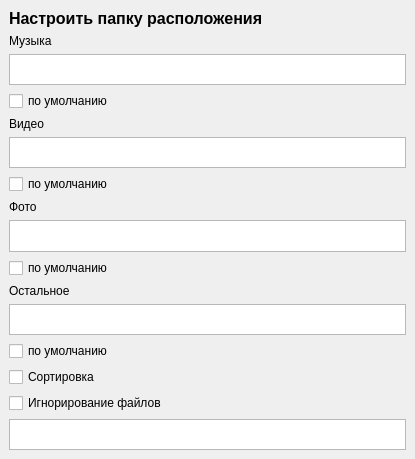
<?xml version="1.0" encoding="UTF-8"?>
<ui version="4.0">
 <class>MainWindow</class>
 <widget class="QMainWindow" name="MainWindow">
  <property name="geometry">
   <rect>
    <x>0</x>
    <y>0</y>
    <width>415</width>
    <height>459</height>
   </rect>
  </property>
  <property name="windowTitle">
   <string>MainWindow</string>
  </property>
  <widget class="QWidget" name="centralwidget">
   <layout class="QVBoxLayout" name="verticalLayout">
    <item>
     <widget class="QLabel" name="label">
      <property name="font">
       <font>
        <family>Helvetica</family>
        <pointsize>12</pointsize>
        <weight>75</weight>
        <italic>false</italic>
        <bold>true</bold>
       </font>
      </property>
      <property name="text">
       <string>Настроить папку расположения</string>
      </property>
     </widget>
    </item>
    <item>
     <widget class="QLabel" name="label_2">
      <property name="font">
       <font>
        <family>Helvetica</family>
        <pointsize>9</pointsize>
       </font>
      </property>
      <property name="text">
       <string>Музыка</string>
      </property>
     </widget>
    </item>
    <item>
     <widget class="QTextEdit" name="textEdit_6">
      <property name="minimumSize">
       <size>
        <width>389</width>
        <height>27</height>
       </size>
      </property>
     </widget>
    </item>
    <item>
     <widget class="QCheckBox" name="checkBox_3">
      <property name="font">
       <font>
        <family>Helvetica</family>
       </font>
      </property>
      <property name="text">
       <string>по умолчанию</string>
      </property>
     </widget>
    </item>
    <item>
     <widget class="QLabel" name="label_3">
      <property name="font">
       <font>
        <family>Helvetica</family>
        <pointsize>9</pointsize>
       </font>
      </property>
      <property name="text">
       <string>Видео</string>
      </property>
     </widget>
    </item>
    <item>
     <widget class="QTextEdit" name="textEdit_7">
      <property name="minimumSize">
       <size>
        <width>389</width>
        <height>27</height>
       </size>
      </property>
     </widget>
    </item>
    <item>
     <widget class="QCheckBox" name="checkBox">
      <property name="font">
       <font>
        <family>Helvetica</family>
       </font>
      </property>
      <property name="text">
       <string>по умолчанию</string>
      </property>
     </widget>
    </item>
    <item>
     <widget class="QLabel" name="label_4">
      <property name="font">
       <font>
        <family>Helvetica</family>
        <pointsize>9</pointsize>
       </font>
      </property>
      <property name="text">
       <string>Фото</string>
      </property>
     </widget>
    </item>
    <item>
     <widget class="QTextEdit" name="textEdit_8">
      <property name="minimumSize">
       <size>
        <width>389</width>
        <height>27</height>
       </size>
      </property>
      <property name="toolTipDuration">
       <number>-1</number>
      </property>
     </widget>
    </item>
    <item>
     <widget class="QCheckBox" name="checkBox_2">
      <property name="font">
       <font>
        <family>Helvetica</family>
       </font>
      </property>
      <property name="text">
       <string>по умолчанию</string>
      </property>
     </widget>
    </item>
    <item>
     <widget class="QLabel" name="label_5">
      <property name="font">
       <font>
        <family>Helvetica</family>
        <pointsize>9</pointsize>
       </font>
      </property>
      <property name="text">
       <string>Остальное</string>
      </property>
     </widget>
    </item>
    <item>
     <widget class="QTextEdit" name="textEdit_5">
      <property name="minimumSize">
       <size>
        <width>389</width>
        <height>27</height>
       </size>
      </property>
     </widget>
    </item>
    <item>
     <widget class="QCheckBox" name="checkBox_4">
      <property name="font">
       <font>
        <family>Helvetica</family>
       </font>
      </property>
      <property name="text">
       <string>по умолчанию</string>
      </property>
     </widget>
    </item>
    <item>
     <widget class="QCheckBox" name="checkBox_5">
      <property name="font">
       <font>
        <family>Helvetica</family>
       </font>
      </property>
      <property name="text">
       <string>Сортировка</string>
      </property>
     </widget>
    </item>
    <item>
     <widget class="QCheckBox" name="checkBox_6">
      <property name="font">
       <font>
        <family>Helvetica</family>
       </font>
      </property>
      <property name="text">
       <string>Игнорирование файлов</string>
      </property>
     </widget>
    </item>
    <item>
     <widget class="QTextEdit" name="textEdit_4">
      <property name="minimumSize">
       <size>
        <width>389</width>
        <height>27</height>
       </size>
      </property>
     </widget>
    </item>
   </layout>
  </widget>
 </widget>
 <resources/>
 <connections/>
</ui>
